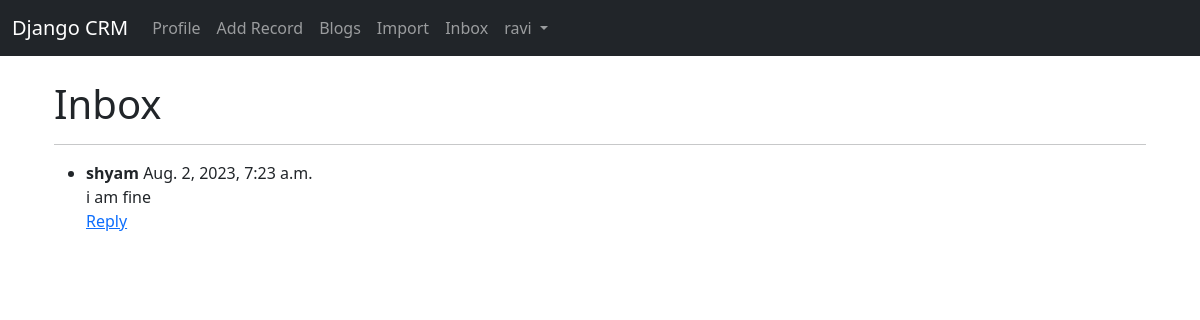
The app's page /inbox/ (signed in), older data.
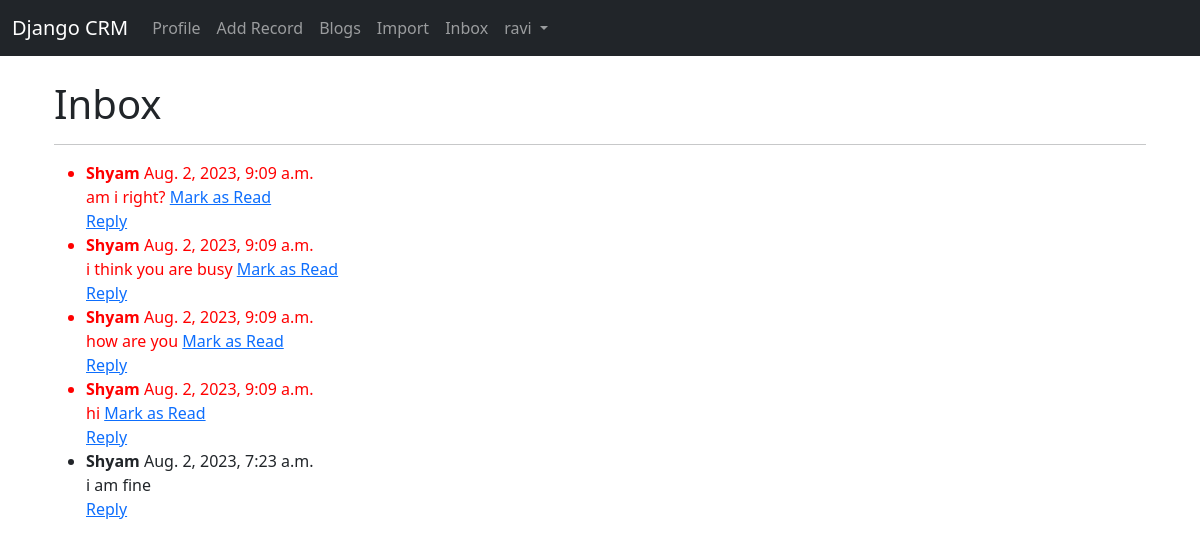
The same page, newer data.
### website/models.py (models this page shows, shortened)
class Message(models.Model):
    sender = models.ForeignKey(User, on_delete=models.CASCADE, related_name='sent_messages')
    recipient = models.ForeignKey(User, on_delete=models.CASCADE, related_name='received_messages')
    content = models.TextField()
    timestamp = models.DateTimeField(auto_now_add=True)
    is_read = models.BooleanField(default=False)

### website/views.py (the view)
# urls.py: path('inbox/', views.inbox, name='inbox'),
def inbox(request):
    user = request.user
    received_messages = Message.objects.filter(recipient=user).order_by('-timestamp')
    return render(request, 'inbox.html', {'received_messages': received_messages})

### website/templates/inbox.html
{% extends 'base.html' %}
{% block content %}
<div class="container">
    <h1>Inbox</h1>
    <hr>
    <ul class="message-list">
        {% for message in received_messages %}
            <li class="message {% if not message.is_read %}unread{% endif %}">
                <div class="message-header">
                    <strong class="message-sender">{{ message.sender.username }}</strong>
                    <span class="message-date">{{ message.timestamp }}</span>
                </div>
                <div class="message-content">
                    {{ message.content }}
                    {% if not message.is_read %}
                        <a href="{% url 'mark_read' message.id %}" class="mark-read-link">Mark as Read</a>
                    {% endif %}
                </div>
                <div class="message-actions">
                    <a href="{% url 'reply_to_message' message.id %}" class="reply-button">Reply</a>
                </div>
            </li>
        {% endfor %}
    </ul>
</div>
{% endblock %}

### website/templates/base.html (shortened to what this page needs)
<!doctype html>
<html lang="en">
    <head>
        {% load static %}
        <link href="https://cdn.jsdelivr.net/npm/bootstrap@5.3.1/dist/css/bootstrap.min.css" rel="stylesheet">
        <link href="https://cdnjs.cloudflare.com/ajax/libs/font-awesome/5.15.3/css/all.min.css" rel="stylesheet">
        <link rel="stylesheet" type="text/css" href="{% static "css/styles.css" %}">
    </head>
    <body>
        {% include 'navbar.html' %}
        <div class="container">
            {% block content %}
            {% endblock %}
        </div>
    </body>
</html>

### website/templates/navbar.html (shortened to what this page needs)
<nav class="navbar navbar-expand-lg navbar-dark bg-dark">
    <div class="container-fluid">
        <a class="navbar-brand" href="{% url 'home' %}">Django CRM</a>
        <div class="collapse navbar-collapse" id="navbarSupportedContent">
            <ul class="navbar-nav me-auto mb-2 mb-lg-0">
                {% if user.is_authenticated %}
                <li class="nav-item">
                    <a class="nav-link" href="{% url 'author_profile' request.user.id %}">Profile</a>
                </li>
                <li class="nav-item">
                    <a class="nav-link" href="{% url 'add_record' %}">Add Record</a>
                </li>
                <li class="nav-item">
                    <a class="nav-link" href="{% url 'blog_post_list' %}">Blogs</a>
                </li>
                <li class="nav-item">
                    <a class="nav-link" href="{% url 'import_records' %}">Import</a>
                </li>
                <li class="nav-item">
                    <a class="nav-link {% if unread_messages %}unread{% endif %}" href="{% url 'inbox' %}">
                        Inbox
                    </a>
                </li>
                 <li class="nav-item dropdown">
                    <a class="nav-link dropdown-toggle" href="#" role="button" data-bs-toggle="dropdown" aria-expanded="false">
                        {{ user.username }}
                    </a>
                </li>
                {% endif %}
            </ul>
        </div>
    </div>
</nav>

### website/templates/navbar.html (style rules this page uses)
.unread { color: red; }

Row changes from the older to the newer data that the page shows:
added Message: sender.username "Shyam", timestamp "Aug. 2, 2023, 9:09 a.m.", content "am i right?", is_read "Mark as Read"
added Message: sender.username "Shyam", timestamp "Aug. 2, 2023, 9:09 a.m.", content "i think you are busy", is_read "Mark as Read"
added Message: sender.username "Shyam", timestamp "Aug. 2, 2023, 9:09 a.m.", content "how are you", is_read "Mark as Read"
added Message: sender.username "Shyam", timestamp "Aug. 2, 2023, 9:09 a.m.", content "hi", is_read "Mark as Read"
changed through a linked row, Message "Aug. 2, 2023, 7:23 a.m.": sender.username "shyam" → "Shyam"
